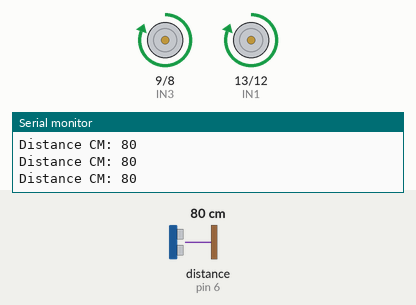
A sketch run on a simulated Arduino Mega 2560, built with avr-gcc and run on an emulated ATmega2560. Parts: motor-driver pin pairs drawn as motors (green arrow = first pin HIGH = forward, orange = second pin HIGH = backward, longer = more drive), the last lines printed to the serial monitor. The test bench sets the inputs (shaded band); at power-on: distance to the obstacle (sensor on pin 6) 80 cm. The echo pulse lasts 58.3 µs per cm.

Above: at 1.2 s.
1.3 s: distance to the obstacle (sensor on pin 6) set to 22 cm
2.8 s: distance to the obstacle (sensor on pin 6) set to 17 cm
At 5.3 s:
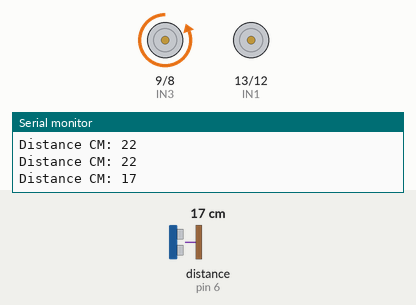
5.8 s: distance to the obstacle (sensor on pin 6) set to 35 cm
At 6.4 s:
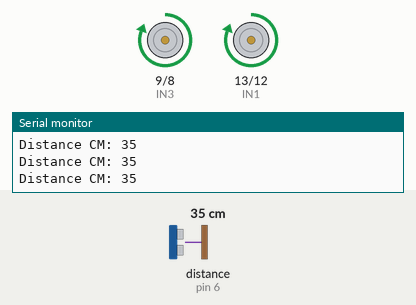
7.6 s: distance to the obstacle (sensor on pin 6) set to 2 cm
At 8.3 s:
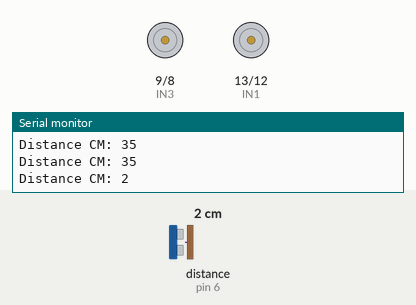
Timing chart, 0 to 11.6 s (numbered marks = the images above; inputs shaded):
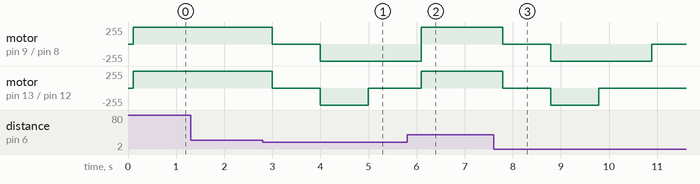

Measured:
- the behaviour switches between 20 and 19 cm on distance to the obstacle (sensor on pin 6) (found by bisection; images 0 and 1)
- after the input at 2.8 s, motor on pin 9 (IN3) / pin 8 (IN4): forward 255/255 → stopped after 0.20 s, → backward 255/255 1.0 s later; motor on pin 13 (IN1) / pin 12 (IN2): forward 255/255 → stopped after 0.20 s, → backward 255/255 1.0 s later, → stopped 1.0 s later
- after the input at 5.8 s, motor on pin 13 (IN1) / pin 12 (IN2): stopped → forward 255/255 after 0.30 s
- after the input at 7.6 s, motor on pin 9 (IN3) / pin 8 (IN4): forward 255/255 → stopped after 0.19 s, → backward 255/255 1.0 s later, → stopped 2.1 s later; motor on pin 13 (IN1) / pin 12 (IN2): forward 255/255 → stopped after 0.19 s, → backward 255/255 1.0 s later, → stopped 1.0 s later

The sketch:

sketch_jul06b.ino
```cpp
#include <Ultrasonic.h>

#define PINO_TRIG 7 //DEFINE O PINO 7 DO ARDUINO COMO TRIG
#define PINO_ECHO 6 //DEFINE O PINO 6 DO ARDUINO COMO ECHO

Ultrasonic ultrasonic(PINO_TRIG,PINO_ECHO);

int IN1 = 13; //PINO MOTOR1
int IN2 = 12; //PINO MOTOR1
int IN3 = 9; //PINO MOTOR2
int IN4 = 8; //PINO MOTOR2
int DISTANCIA; //VARIVEL QUE GUARDA A DISTANCIA


//FUNCAO PARA PARAR OS MOTORES (PONTO MORTO)
void pararmotor(){
  digitalWrite(IN1,LOW);
  digitalWrite(IN2,LOW);
  digitalWrite(IN3,LOW);
  digitalWrite(IN4,LOW);
}
//FUNCAO QUE DIRECIONA OS MOTORES PARA FRENTE
void prafrente(){
  digitalWrite(IN1,HIGH);
  digitalWrite(IN2,LOW);
  digitalWrite(IN3,HIGH);
  digitalWrite(IN4,LOW);
}
//FUNCAO QUE DIRECIONA OS MOTORES PARA TRAS
void pratras(){
  digitalWrite(IN1,LOW);
  digitalWrite(IN2,HIGH);
  digitalWrite(IN3,LOW);
  digitalWrite(IN4,HIGH);
}
//FUNCAO RESPONSAVEL PELA MANOBRA
void manobra(){
  digitalWrite(IN1,LOW);
  digitalWrite(IN2,LOW);
  digitalWrite(IN3,LOW);
  digitalWrite(IN4,HIGH);
}

void setup (){
//INICIALIZA O MONITOR SERIAL
  Serial.begin(9600);
//DEFINE OS PINOS COMO SAIDA
  pinMode(IN1,OUTPUT);
  pinMode(IN2,OUTPUT);
  pinMode(IN3,OUTPUT);
  pinMode(IN4,OUTPUT);

}


void loop(){
  DISTANCIA = ultrasonic.Ranging(CM);

  Serial.print("Distance CM: ");

  Serial.println(ultrasonic.Ranging(CM));

delay(100);

prafrente();

if (DISTANCIA < 20){

	pararmotor(); delay(1000);
	pratras(); delay(1000);
	manobra(); delay(1000);

}
else{

	prafrente();

}
}
```
